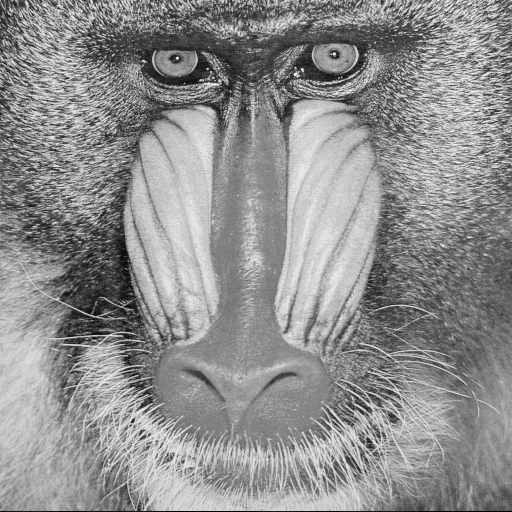
#> input picture zadanie5/baboon.png, 512 x 512 px
$ jupyter execute --allow-errors lab5.ipynb
#> lines starting #> are read from the running program, lines starting #| are printed output that depends on the picture
[cell 1]
from numpy.polynomial.polynomial import Polynomial
from operator import mul
from functools import reduce
import matplotlib.pyplot as plt
import numpy as np
import scipy.interpolate as sci
import pylab
from PIL import Image
from scipy.ndimage.interpolation import zoom, rotate
import pandas as pd
import timeit
import time

[cell 2]
def benchmark(function):
    def wrapper(*args, **kwargs):
        start = time.time()
        result = function(*args, **kwargs)
        end = time.time()
        elapsed = end - start
        return result, elapsed
    return wrapper

[cell 3]
@benchmark
def lagrangeInterpolation(x, y):
    """
    Calculates the Lagrange interpolation polynomial for given set of interpolation nodes.
    """
    nodes = list(zip(x, y))
    n = len(nodes)

    if(n == 1):
        return Polynomial([y[0]])

    polyFactor = lambda i, j : Polynomial([
        (-x[j])/(x[i] - x[j]), 1/(x[i] - x[j])])

    result = Polynomial(0.)
    for i in range(n):

        factors = [polyFactor(i, j) for j in range(n) if j != i]
        result += reduce(mul, factors) * y[i]

    return result

[cell 4]
@benchmark
def newtonInterpolation(x, y):
    """
    Calculates interpolation polynomial based on the Newton's divided differences method.
    """
    nodes = list(zip(x, y))
    n = len(nodes)

    result = Polynomial(y[0])
    basePoly = Polynomial(1.)

    diffs = [(y[k + 1] - y[k]) / (x[k + 1] - x[k]) for k in range(n - 1)]

    for i in range(1, n):
        basePoly *= Polynomial((-x[i - 1], 1))
        result += basePoly * diffs[0]

        diffs = [(diffs[k + 1] - diffs[k]) / (x[k + i + 1] - x[k])
                 for k in range(n - i - 1)]

    return result

[cell 5]
@benchmark
def polyfitInterpolation(x, y):
    coeffs = np.polyfit(x, y, len(x) - 1, rcond=2e-32)
    return Polynomial(coeffs[::-1])

[cell 6]
begin = 1.
end = 100.
nodes = 10
x = np.linspace(begin, end, nodes)
y = np.random.rand(len(x)) * 10
plt.plot(x, y, 'ro')
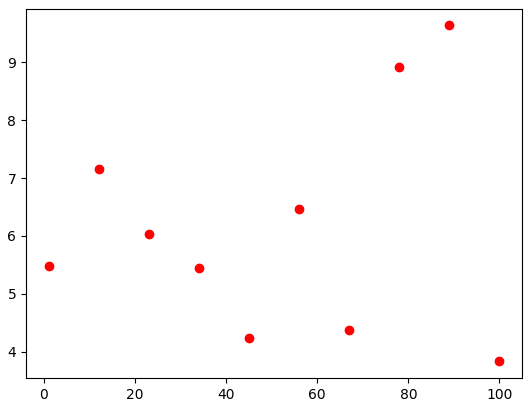
#> figure drawn by matplotlib, 1 panel; curve peaks at x = 89, y = 9.64

[cell 7]
newton, _ = newtonInterpolation(x, y)
lagrange, _ = lagrangeInterpolation(x, y)
python, _ = polyfitInterpolation(x, y)

[cell 8]
x2 = np.arange(begin - 0.1, end + 0.1, 0.02)

[cell 9]
plt.figure(figsize=(15,10))
plt.scatter(x, y, s=80, c='r', label="węzły interpolacji")
plt.plot(x2, lagrange(x2), c='b', label="wielomian interpolacyjny Lagrange'a")
plt.legend(loc='upper right', prop={'size': 15})
plt.xlabel('x', size=18)
plt.ylabel('y', size=18)
#plt.xlim(90, 100)

plt.savefig('lagrange.pdf')
#> figure, not shown here; curve peaks at x = 4.58, y = 18.2

[cell 10]
plt.figure(figsize=(15,10))
plt.scatter(x, y, s=80, c='r', label="węzły interpolacji")
plt.plot(x2, newton(x2), c='g', label="wielomian interpolacyjny Newtona", dashes=[6, 2])
plt.legend(loc='upper right', prop={'size': 15})
plt.xlabel('x', size=18)
plt.ylabel('y', size=18)
plt.savefig('newton.pdf')
#> figure, not shown here; curve peaks at x = 4.58, y = 18.2

[cell 11]
plt.figure(figsize=(15,10))
plt.scatter(x, y, s=80, c='firebrick', label="węzły interpolacji")
plt.plot(x2, python(x2), c='g', label="wielomian interpolacyjny numpy.polyfit", dashes=[8, 8])
plt.legend(loc='upper right', prop={'size': 15})
plt.xlabel('x', size=18)
plt.ylabel('y', size=18)
plt.savefig('polyfit.pdf')
#> figure, not shown here; curve peaks at x = 4.58, y = 18.2

[cell 12]
plt.figure(figsize=(15,10))
plt.scatter(x, y, s=140, c='firebrick', label="węzły interpolacji")
plt.plot(x2, lagrange(x2), c='b', label="wielomian interpolacyjny Lagrange'a", linewidth=4)
plt.plot(x2, newton(x2), c='g', label="wielomian interpolacyjny Newtona", dashes=[2, 2], linewidth=6)
plt.plot(x2, python(x2), c='y', label="numpy.polyfit", dashes=[8, 2], linewidth=2)
plt.legend(loc='upper right', prop={'size': 15})
plt.xlabel('x', size=18)
plt.ylabel('y', size=18)
plt.savefig('combined.pdf')
#> figure, not shown here; curve peaks at x = 4.58, y = 18.2; curve peaks at x = 4.58, y = 18.2; curve peaks at x = 4.58, y = 18.2

# Benchmark

[cell 13]
begin = 1.
end = 100.
sizes = [i * 10 for i in range(1, 11)]
reps = 15

columns = ['interpolation', 'nodes', 'time']
df = pd.DataFrame(columns=columns)


#> (the rest of this cell did not finish here and is left out)

[cell 14]
df.to_csv('times2.csv')

[cell 15]
results = df.groupby(['interpolation', 'nodes']).agg({'time': [np.mean, np.std]})
#> (the rest of this cell did not finish here and is left out)

[cell 16]
plt.figure(figsize=(18,7))

plt.subplot(1, 2, 1)
#> (the rest of this cell did not finish here and is left out)

# Spline interpolation

[cell 17]
linear_spline = sci.interp1d(x, y, kind='linear')
cubic_spline = sci.interp1d(x, y, kind='cubic')

[cell 18]
plt.figure(figsize=(15,10))

x3 = np.linspace(np.min(x), np.max(x), 400)

plt.scatter(x, y, c='r', s=80, label='węzły interpolacji')
plt.plot(x3, linear_spline(x3), label='spline pierwszego rzędu', dashes=[2, 2])
plt.plot(x3, cubic_spline(x3), label='spline trzeciego rzędu')

plt.legend(loc='upper right', prop={'size': 15})
plt.xlabel('X', size=18)
plt.ylabel('Y', size=18)
plt.savefig('splines.pdf')
#> figure, not shown here; curve peaks at x = 34, y = 0.926; curve peaks at x = 32.26, y = 0.95

[cell 19]
plt.figure(figsize=(15,10))

x3 = np.linspace(np.min(x), np.max(x), 400)

plt.scatter(x, y, c='r', s=80, label='węzły interpolacji')
plt.plot(x3, linear_spline(x3), label='spline pierwszego rzędu', dashes=[2, 2])
plt.plot(x3, cubic_spline(x3), label='spline trzeciego rzędu')
plt.plot(x3, python(x3), label='wielomian interpolujący', dashes=[5, 5])

plt.legend(loc='upper right', prop={'size': 15})
plt.xlabel('X', size=18)
plt.ylabel('Y', size=18)
plt.savefig('splines_comparison.pdf')
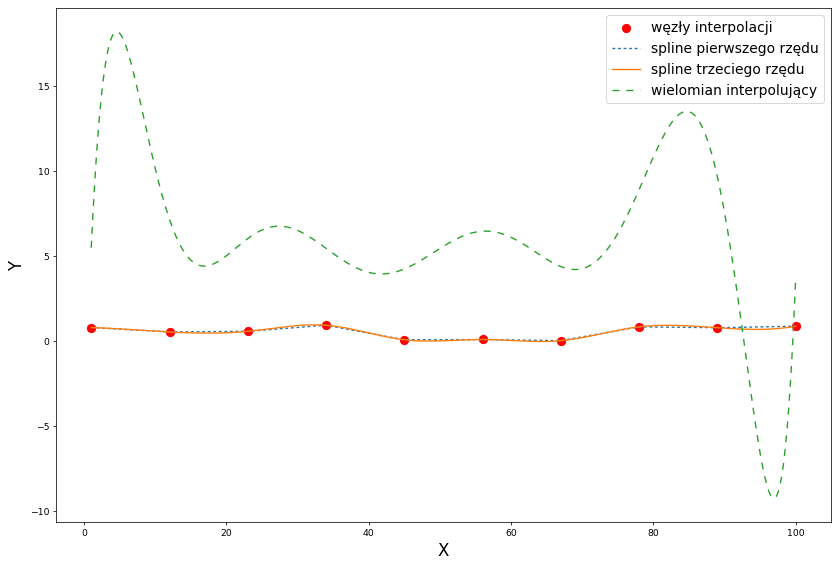
#> figure drawn by matplotlib, 1 panel; curve peaks at x = 34, y = 0.926; curve peaks at x = 32.26, y = 0.95; curve peaks at x = 4.47, y = 18.2

# Efekt Rungego

[cell 20]
begin = -10.
end = 10.
nodes = 15

f = np.vectorize(lambda x : 1./(1. + x*x))
x = np.linspace(begin, end, nodes)
y = f(x)

poly = np.polyfit(x, y, len(x) - 1)

x2 = np.arange(-11., 11., 0.02)

plt.figure(figsize=(15,10))
plt.ylim(-2, 3)

plt.scatter(x, y, s=80, c='r', label='węzły interpolacji')
plt.plot(x2, np.polyval(poly, x2), c='g', label='wielomian interpolujący')
plt.plot(x2, f(x2), c='b', label='interpolowana funkcja')

plt.legend(loc='upper left', prop={'size': 15})
plt.xlabel('X', size=18)
plt.ylabel('Y', size=18)
plt.savefig('rungy15.pdf')
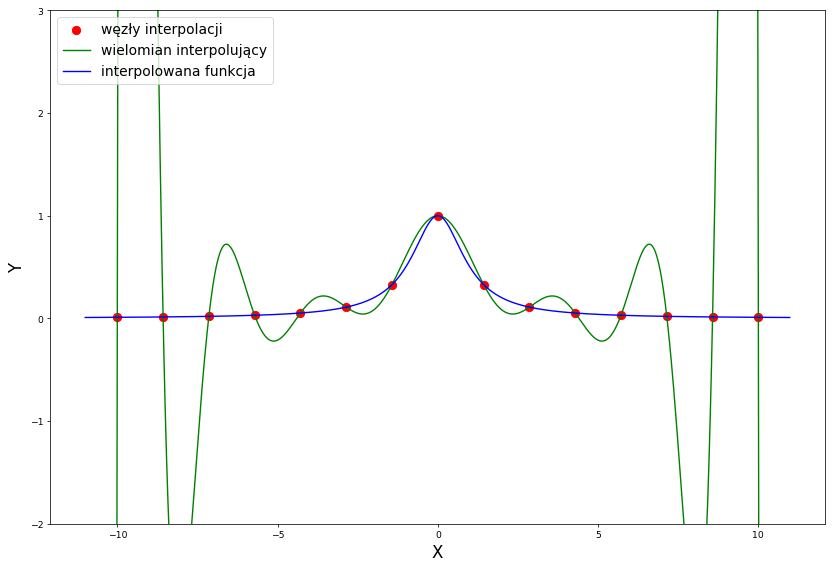
#> figure drawn by matplotlib, 1 panel; curve peaks at x = 9.6, y = 27.91; curve peaks at x = -2.34e-13, y = 1

[cell 21]
cubic_spline = sci.interp1d(x, y, kind='cubic')

plt.figure(figsize=(15,10))
plt.ylim(-2, 3)

plt.scatter(x, y, s=80, c='r', label='węzły interpolacji')
plt.plot(x2, np.polyval(poly, x2), c='g', label='wielomian interpolujący')
plt.plot(x2, f(x2), c='b', label='interpolowana funkcja')
plt.plot(x2, f(x2), c='y', label='cubic spline', linewidth=4, dashes=[2, 2])

plt.legend(loc='upper left', prop={'size': 15})
plt.xlabel('X', size=18)
plt.ylabel('Y', size=18)
plt.savefig('rungy_spline.pdf')
#> figure, not shown here; curve peaks at x = 9.6, y = 27.91; curve peaks at x = -2.34e-13, y = 1; curve peaks at x = -2.34e-13, y = 1

# Image resizing

[cell 22]
source_im = Image.open("./baboon.png")
#> source_im is the input picture: PIL image 512x512 L; min 0, max 255, mean 142.7
im = np.array(source_im)
xstart = 140
xend = 220
ystart = 40
yend = 120
im = im[ystart:yend, xstart:xend]
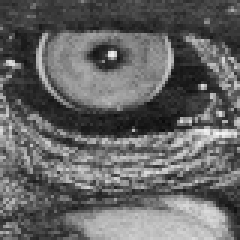
#> im: shape (80, 80) (shown 3 times larger); min 10, max 248, mean 100.8
width = xend - xstart
height = yend - ystart

[cell 23]
dpi = 96.
plt.figure(figsize=(2, 2))
plt.axis('off')
plt.imshow(im, cmap="Greys_r")
plt.savefig('eye_small.pdf')

[cell 24]
factor = 10
im_nearest = zoom(im, factor, order=0)
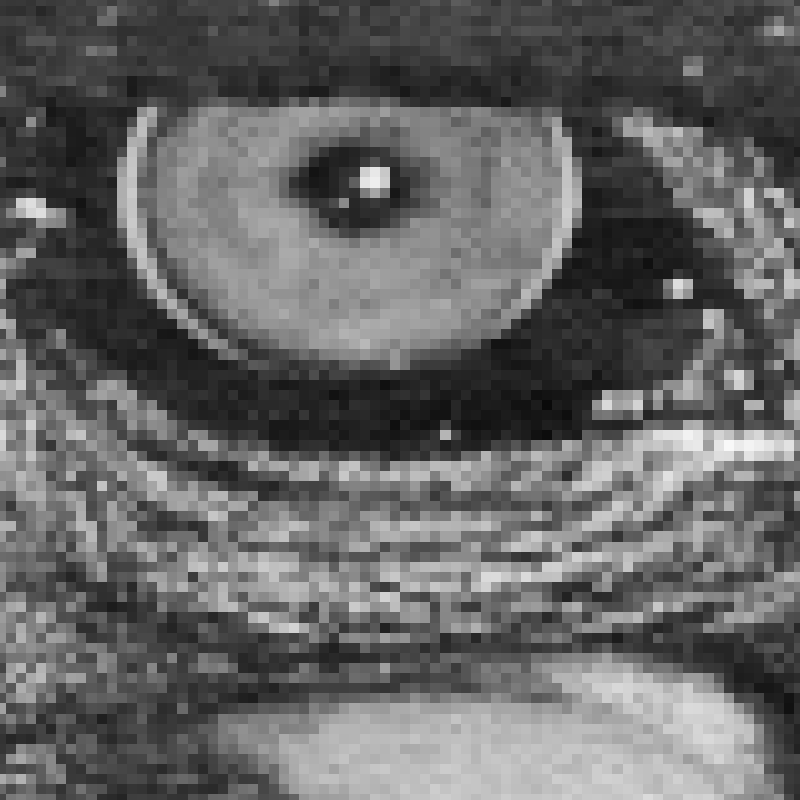
#> im_nearest: shape (800, 800); min 10, max 248, mean 100.7
im_cubic = zoom(im, factor, order=3)
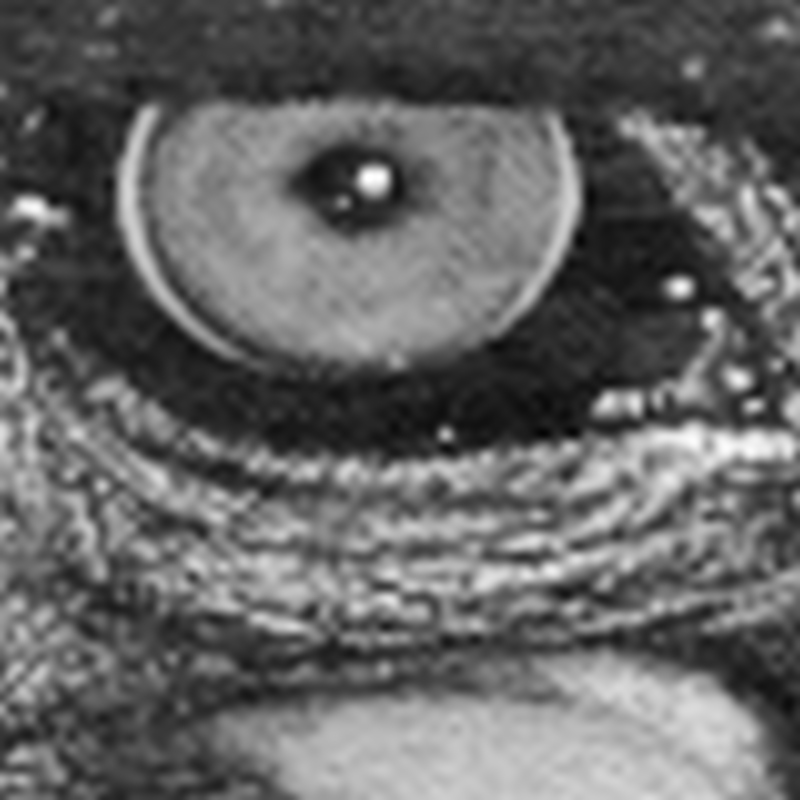
#> im_cubic: shape (800, 800); min 4, max 255, mean 100.7

plt.figure(figsize=(15, 8))

plt.subplot(1, 2, 1)
plt.axis('off')
plt.imshow(im_nearest, cmap="Greys_r")

plt.subplot(1, 2, 2)
plt.axis('off')
plt.imshow(im_cubic, cmap="Greys_r")

plt.savefig('eye_resized.pdf')

# Image rotating

[cell 25]
im = np.array(source_im)
angle = 30
im2 = rotate(im, angle, order=3, reshape=False)
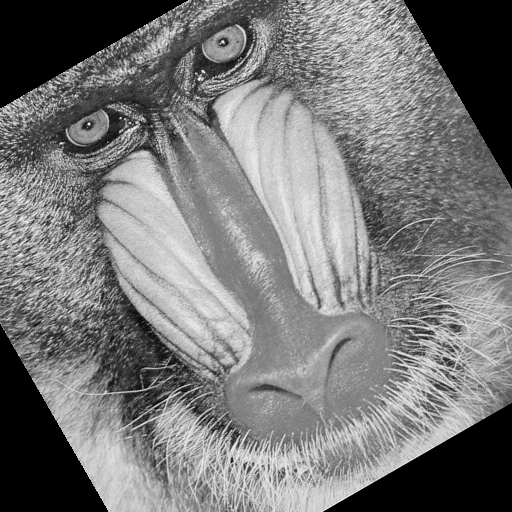
#> im2: shape (512, 512); min 0, max 255, mean 120.5
plt.figure(figsize=((width / dpi) * factor, (height / dpi) * factor))
plt.imshow(im2, cmap="Greys_r")

# Frame interpolation

[cell 26]
def blend(a, b, wa=0.5, wb=0.5):
    result = a * wa + b * wb
    return result

[cell 27]
src = np.array(source_im)
angles = [i * 7.5 for i in range(49)]
tilts = [rotate(src, angle, order=3, reshape=False) for angle in angles]
#> tilts = 49 items
blends = [blend(tilts[i], tilts[i+1]) for i in range(len(tilts) - 1)]
#> in blend (call 31), `result = a * wa + b * wb`:
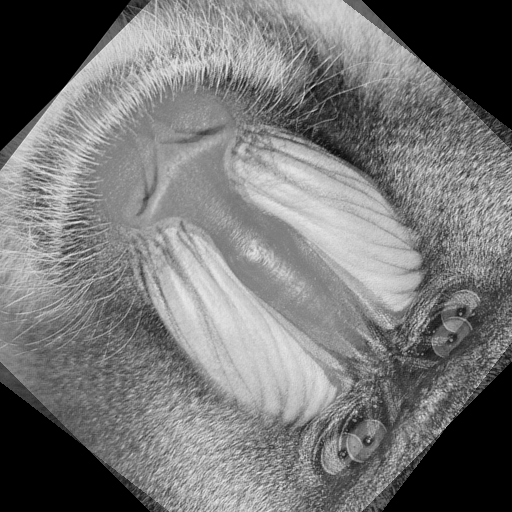
#> result: shape (512, 512) float64; min 0, max 236, mean 117.9
#> in blend (call 32), `result = a * wa + b * wb`:
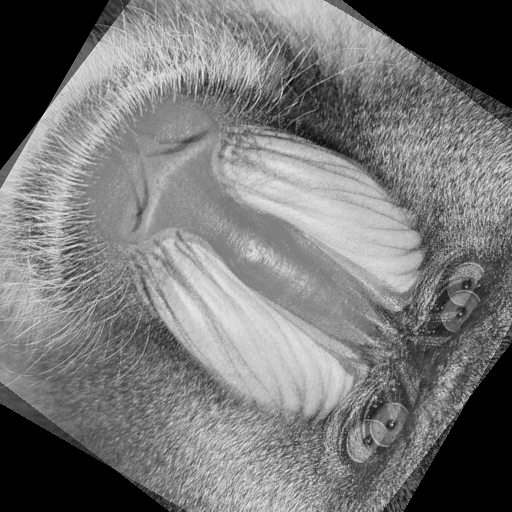
#> result: shape (512, 512) float64; min 0, max 233.5, mean 118.8
#> in blend (call 33), `result = a * wa + b * wb`:
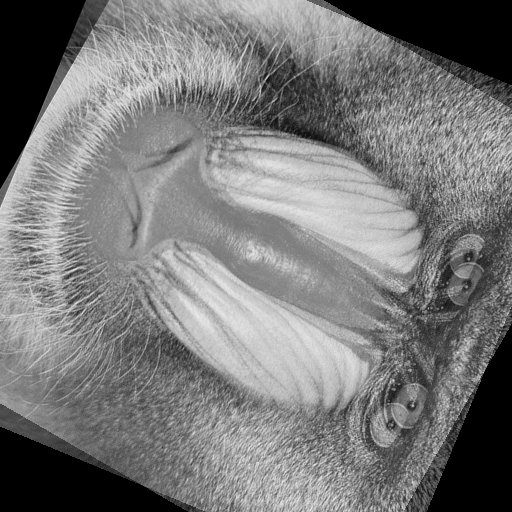
#> result: shape (512, 512) float64; min 0, max 235, mean 121.2
#> blends = 48 items
tilts = tilts[:-1]
#> tilts = 48 items

[cell 28]
blended_gif = [None] * (len(tilts) + len(blends))
#> blended_gif = 96 items
blended_gif[::2] = tilts
blended_gif[1::2] = blends
blended_gif = list(map(Image.fromarray, blended_gif))

[cell 29]
plt.figure(figsize=(18, 6))

plt.subplot(1, 3, 1)
plt.axis('off')
plt.imshow(blended_gif[0], cmap="Greys_r")

plt.subplot(1, 3, 2)
plt.axis('off')
plt.imshow(blended_gif[1], cmap="Greys_r")

plt.subplot(1, 3, 3)
plt.axis('off')
plt.imshow(blended_gif[2], cmap="Greys_r")

plt.savefig('blend.pdf')

[cell 30]
blended_gif[0].save("blended.gif", save_all=True, append_images=blended_gif[1:], loop=0, duration=150)

[cell 31]
sampled_gif = [None] * len(tilts) * 2
#> sampled_gif = 96 items
sampled_gif[::2] = tilts
sampled_gif[1::2] = tilts
sampled_gif = list(map(Image.fromarray, sampled_gif))
sampled_gif[0].save("sampled.gif", save_all=True, append_images=sampled_gif[1:], loop=0, duration=150)
